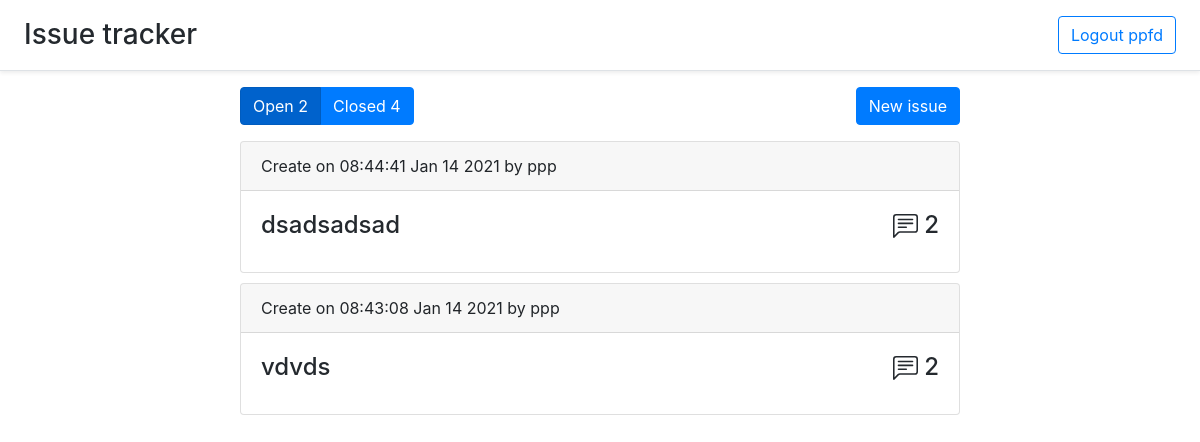
The app's page / (signed in) with its own data.
### auth.py (models this page shows)
class User(UserMixin, db.Model):
    id = db.Column(db.Integer, primary_key=True)
    email = db.Column(db.String(100), unique=True)
    password = db.Column(db.String(100))
    name = db.Column(db.String(100))
    issues = db.relationship('Issue', backref='user', lazy='dynamic')
    comments = db.relationship('Comment', backref='user', lazy='dynamic')

### issue.py (models this page shows, shortened)
class Issue(db.Model):
    id = db.Column(db.Integer, primary_key=True)
    title = db.Column(db.String(50), nullable=False)
    user_id = db.Column(db.Integer, db.ForeignKey('user.id'))
    comments = db.relationship('Comment', backref='issue', lazy='dynamic')
    labels = db.relationship('Label', backref='issue', lazy='dynamic')
    is_open = db.Column(db.BOOLEAN, default=True)
    timestamp = db.Column(db.DateTime, default=datetime.utcnow)

### comment.py (models this page shows)
class Comment(db.Model):
    id = db.Column(db.Integer, primary_key=True)
    text = db.Column(db.Text, nullable=False)
    timestamp = db.Column(db.DateTime, default=datetime.utcnow)
    user_id = db.Column(db.Integer, db.ForeignKey('user.id'))
    issue_id = db.Column(db.Integer, db.ForeignKey('issue.id'))
    def pretty_date(self):
        return self.timestamp.strftime("%H:%M:%S %b %d %Y")

### issue.py (the view)
@issues.route('/')
def open_issues():
    return create_index(Issue.query.filter_by(is_open=True), True)

### app.py (called while the page is built)
@login_manager.user_loader
def load_user(user_id):
    return User.query.get(int(user_id))

### issue.py (called while the page is built)
def create_index(query, show_open):
    query = query.order_by(Issue.timestamp.desc())
    open_issues = Issue.query.filter_by(is_open=True).count()
    closed_issues = Issue.query.filter_by(is_open=False).count()
    return render_template('index.html', issues=query.all(), open_issues=open_issues, closed_issues=closed_issues,
                           show_open=show_open)

### templates/index.html (shortened to what this page needs)
{% extends 'base.html' %}
{% block content %}
    <div class="issues-upper-panel">
        <div class="btn-group btn-group-toggle" data-toggle="buttons">
            <a class="btn btn-primary {% if show_open %} active {% endif %}" href="/">Open {{ open_issues }}</a>
            <a class="btn btn-primary {% if not show_open %} active {% endif %}" href="/closed">Closed {{ closed_issues }}</a>
        </div>
        <button type="button" id="new-issue" class="btn btn-primary" data-toggle="modal" data-target="#myModal">
          New issue
        </button>
    </div>
    {% for issue in issues %}
        <div class="card">
          <div class="card-header">
            Create on {{ issue.comments.first().pretty_date() }} by {{ issue.user.name }}
          </div>
          <div class="card-body">
            <h4>
            <a class="link-gray-dark" href="issue/{{ issue.id }}">
              <div class="card-title">{{ issue.title }}
                  <div class="comments-cnt">
                      {{ issue.comments.count() }}
                  </div>
              </div>
            </a>
            </h4>
          </div>
        </div>
    {% endfor %}
{% endblock %}

### templates/base.html (shortened to what this page needs)
<!doctype html>
<html lang="en">
<head>
    <link rel= "stylesheet" type= "text/css" href= "{{ url_for('static',filename='base.css') }}">
    <link rel="stylesheet" href="https://stackpath.bootstrapcdn.com/bootstrap/4.5.2/css/bootstrap.min.css">
</head>
<body>
<header class="d-flex flex-column flex-md-row align-items-center p-3 px-md-4 mb-3 bg-white border-bottom shadow-sm">
        <a class="link-gray-dark h3 my-0 me-md-auto fw-normal" href="/">
              Issue tracker
        </a>
  <nav class="my-2 my-md-0 me-md-3">
    {% if current_user.is_authenticated %}
        <a class="btn btn-outline-primary" href="/logout">Logout {{ current_user.name }}</a>
    {% else %}
        <a class="btn btn-outline-primary" href="/login">Login</a>
        <a class="btn btn-outline-primary" href="/signup">Sign up</a>
    {% endif %}
  </nav>
</header>
<div id="content" class="content">{% block content %}{% endblock %}</div>
</body>
</html>

### static/base.css (style rules this page uses)
html, body { height: 100%; }
.content { margin-left: 20%; margin-right: 20%; }
.link-gray-dark { color: #24292e; text-decoration: none!important; }
#new-issue { float: right!important; }
.my-0 { margin-right: auto!important; }
.issues-upper-panel { margin-top: 1em; margin-bottom: 1em; }
.card { margin-top: 10px; }
.comments-cnt { float: right; }

### records on screen
User: name "ppfd"
Issue: comments.first "08:44:41 Jan 14 2021", user.name "ppp", title "dsadsadsad", comments.count "2"
Issue: comments.first "08:43:08 Jan 14 2021", user.name "ppp", title "vdvds", comments.count "2"

### other values on screen
{{ open_issues }} "2"
{{ closed_issues }} "4"
